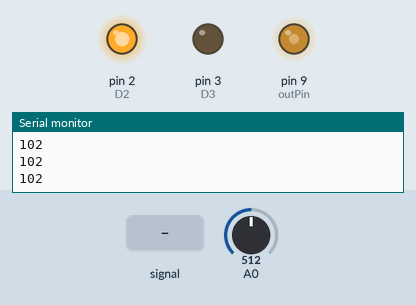
Simulated run of this sketch. Board: Arduino Uno, built with avr-gcc and run on an emulated ATmega328P. On the bench: output pins drawn as LEDs (lit = HIGH), the last lines printed to the serial monitor. The inputs (shaded band) are chosen by the test bench; at power-on: A0 = 512. Pins used as bus, display or sensor lines are not drawn.

Above: at 1.2 s.
1.3 s: A0 fed a 200 Hz sine of ±460 counts around its level
4.3 s: A0 set to 0
At 4.8 s:
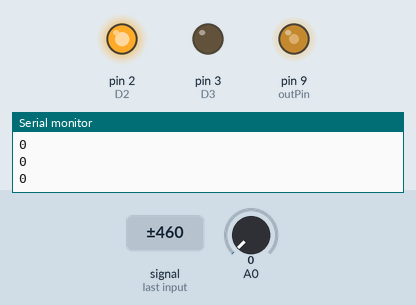
5.8 s: A0 set to 959
7.3 s: A0 set to 981
At 8.2 s:
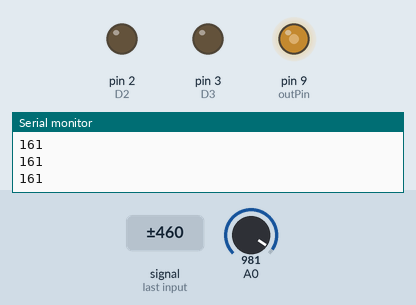
8.8 s: A0 set to 900
At 9.5 s:
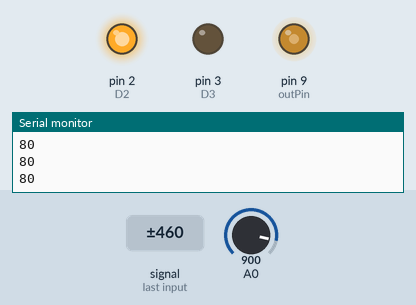
Timing chart, 0 to 11.3 s (numbered marks = the images above; inputs shaded):
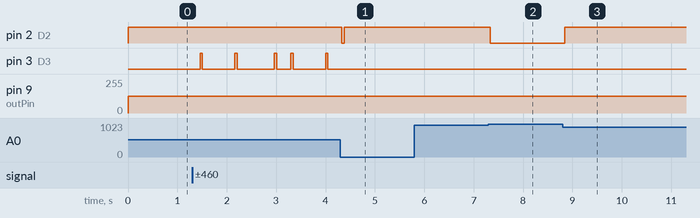

The sketch:

smartpotatoes.ino
```cpp
//  PARAMETER
const int precess = 1;
const float nbE = 160;
const int proximityDetection = 146;
const int oneFingerDetection = 89;
const int twoFingerDetection = 88;
const int handDetection = 85;
// END PARAMETER
const float freq = 16000000 / nbE;       //Diférentes constantes et variables
const float maxFreq = 16000000;
const int outPin = 9;
const int D2 = 2;
const int D3 = 3;
const int D4 = 4;
const int D5 = 5;
int  i,j, maxData;
int average;
int averageE;
float val = 0;
void setFrequency(float frequency)            //Fonction pour modifier la fréquence
{
  if(frequency >=0 || frequency <=16000000){
    TCCR1A=0b10000010;
    unsigned int v=0;
    int indscale=0;
    float prescale[] = {1.0,8.0,64.0,256.0,1024.0};
    float period=1/frequency;
    while(v==0){
      float curfreq=maxFreq/prescale[indscale];
      float tickperiod=1/curfreq;
      float nbtick=period/tickperiod;
      if(nbtick>65535) {indscale=indscale+1;}
      else {v=nbtick;}}
    int c=prescale[indscale];
     switch (c) {
         case 1: TCCR1B=0b00011001; break;
         case 8: TCCR1B=0b00011010; break;
         case 64: TCCR1B=0b00011011; break;
         case 256: TCCR1B=0b00011100; break;
         case 1024: TCCR1B=0b00011101; break;
         default: TCCR1B=0b00011000;}
    ICR1=v;
    OCR1A=v/2;
  }}
void setup() {              //Fonction setup pour initialiser les ports et le fréquence de baud
  Serial.begin(115200);
  pinMode(outPin,OUTPUT);
  pinMode(D3, OUTPUT);
  pinMode(D4, OUTPUT);
  pinMode(D5, OUTPUT);
  pinMode(A0, INPUT);
  pinMode(D2, OUTPUT);
    digitalWrite(D2, HIGH);
}
void loop() {              // Void loop pour faire une boucle
  average = 0;
  averageE =0;
  for(j=0;j<precess;j++){     // précision sur plusisuers valeur pour éviter les parasites
   for(i=1;i<nbE+1;i++){
      //setFrequency(freq*i);   //Changement de la fréquence sur nbE échelons
      setFrequency(350000);
      val = analogRead(A0);
      if(val > -1){
        averageE = averageE + val;}}
        averageE = averageE / nbE;
    average = average + averageE;}
  average = average / precess;   // Calcule de la moyenne de plusieurs moyennes d'échantillons
  Serial.println(average);


  if(average <= proximityDetection){
    digitalWrite(D2,HIGH);
  }else{
    digitalWrite(D2,LOW);
  }
  if(average > oneFingerDetection){
    digitalWrite(D3, LOW);
    digitalWrite(D4, LOW);
    digitalWrite(D5, LOW);}
  if((average<= oneFingerDetection )&&(average >twoFingerDetection)){
    digitalWrite(D3, HIGH);
    digitalWrite(D4, LOW);
    digitalWrite(D5, LOW);}
  if((average<=twoFingerDetection)&&(average>handDetection)){
    digitalWrite(D3, LOW);
    digitalWrite(D4, HIGH);
    digitalWrite(D5, LOW);}
  if(average <= handDetection){
    digitalWrite(D3, LOW);
    digitalWrite(D4, LOW);
    digitalWrite(D5, HIGH);}

  }
```

Measured:
- the behaviour switches between 966 and 967 on A0 (found by bisection; images 1 and 2)
- after the input at 4.3 s, pin 2 (D2): HIGH → LOW at once, → HIGH 0.05 s later; pin 3 (D3): stops changing and stays LOW
- after the input at 7.3 s, pin 2 (D2): HIGH → LOW at once
- after the input at 8.8 s, pin 2 (D2): LOW → HIGH after 0.05 s
